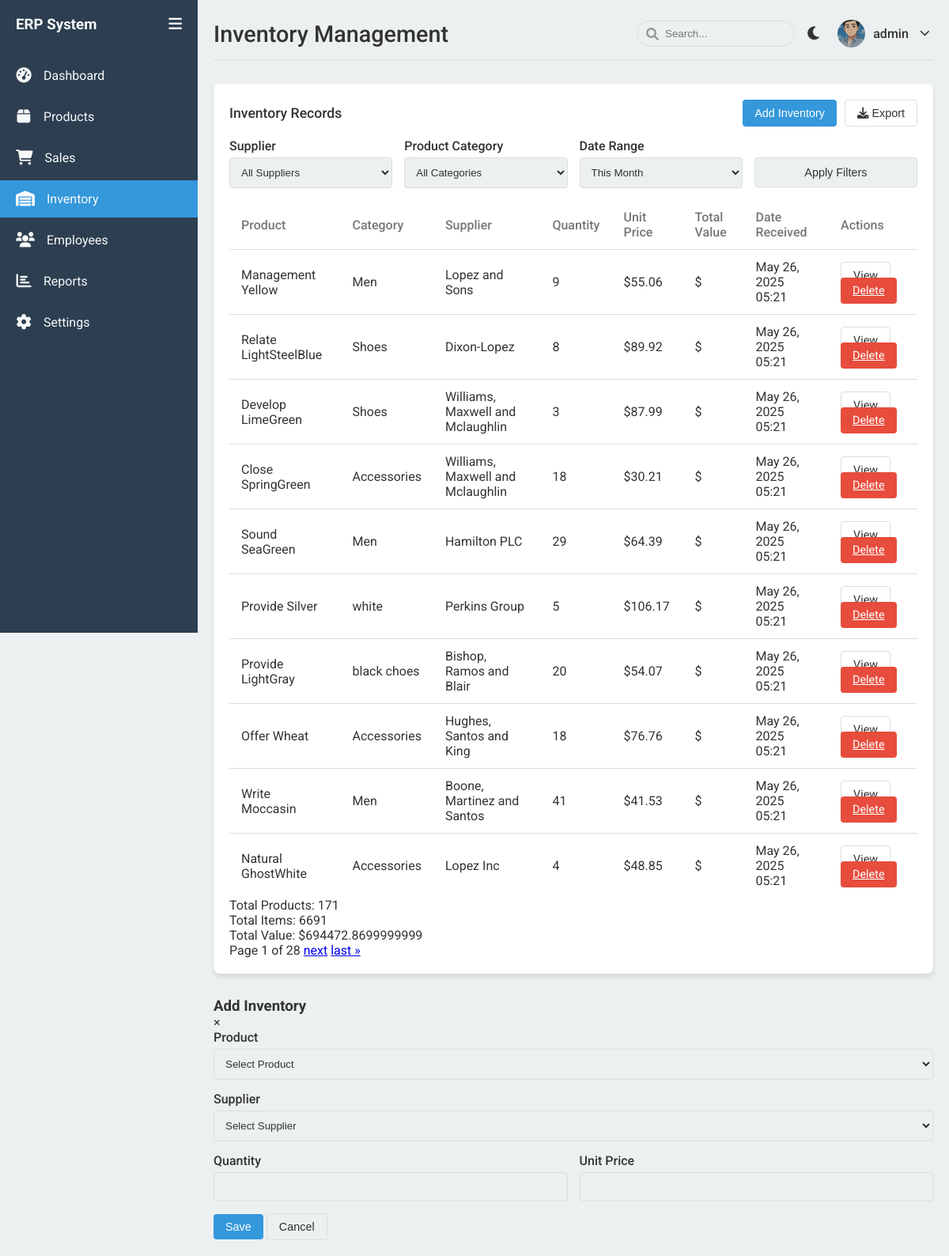
The page /inventory/ (signed in) on the database as committed earlier.
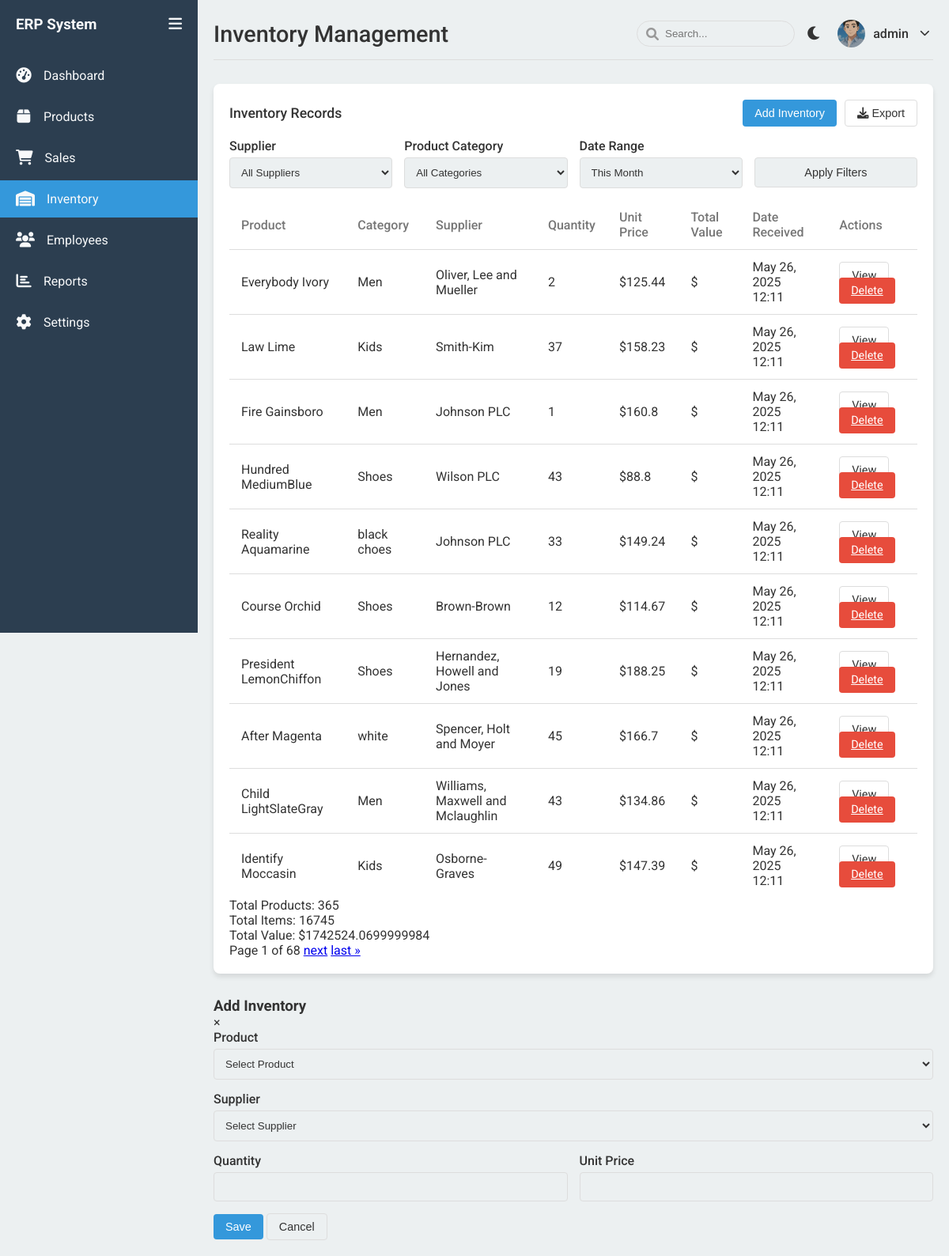
The same page on the database as committed later.
### main/models.py (models this page shows, shortened)
class Inventory(models.Model):
    product = models.ForeignKey(Product, on_delete=models.CASCADE)
    supplier = models.ForeignKey(Supplier, on_delete=models.CASCADE)
    quantity = models.IntegerField()
    unit_price = models.FloatField()
    date_received = models.DateTimeField(auto_now_add=True)
    class Meta:
        verbose_name_plural = "Inventories"

class Product(models.Model):
    name = models.CharField(max_length=100)
    category = models.ForeignKey(Category, on_delete=models.CASCADE)
    size = models.CharField(max_length=20, blank=True, null=True)
    color = models.CharField(max_length=50, blank=True, null=True)
    price = models.FloatField()
    stock_quantity = models.IntegerField(default=0)
    created_at = models.DateTimeField(auto_now_add=True)
    updated_at = models.DateTimeField(auto_now=True)

class Category(models.Model):
    name = models.CharField(max_length=100)
    class Meta:
        verbose_name_plural = "Categories"

class Supplier(models.Model):
    name = models.CharField(max_length=100)
    contact_person = models.CharField(max_length=100)
    phone = models.CharField(max_length=20)
    email = models.EmailField()
    address = models.TextField()

### main/views.py (the view, shortened to what this page needs)
@login_required
def inventory(request):
    supplier_id = request.GET.get('supplier')
    category_id = request.GET.get('category')
    date_range = request.GET.get('date_range')
    start_date = request.GET.get('start_date')
    end_date = request.GET.get('end_date')
    inventories_list = Inventory.objects.select_related('product', 'supplier', 'product__category').all()
    if supplier_id:
        inventories_list = inventories_list.filter(supplier_id=supplier_id)
    if category_id:
        inventories_list = inventories_list.filter(product__category_id=category_id)
    if start_date and end_date:
        inventories_list = inventories_list.filter(date_received__date__gte=start_date, date_received__date__lte=end_date)
    total_products = inventories_list.values('product').distinct().count()
    total_items = inventories_list.aggregate(Sum('quantity'))['quantity__sum'] or 0
    total_value = 0
    for inventory in inventories_list:
        inventory.total_value = inventory.quantity * inventory.unit_price
        total_value += inventory.total_value
    paginator = Paginator(inventories_list.order_by('-date_received'), 10)
    page = request.GET.get('page', 1)
    inventories = paginator.get_page(page)
    suppliers = Supplier.objects.all()
    categories = Category.objects.all()
    all_products = Product.objects.all()
    context = {
        'inventories': inventories,
        'suppliers': suppliers,
        'categories': categories,
        'all_products': all_products,
        'total_products': total_products,
        'total_items': total_items,
        'total_value': total_value,
    }
    return render(request, 'main/inventory.html', context)

### main/templates/main/inventory.html (shortened to what the changed rows need)
{% extends 'main/base.html' %}
{% load static %}
{% block header_title %}Inventory Management{% endblock %}
{% block content %}
<div class="table-container">
    <table>
        <thead>
            <tr>
                <th>Product</th>
                <th>Category</th>
                <th>Supplier</th>
                <th>Quantity</th>
                <th>Unit Price</th>
                <th>Total Value</th>
                <th>Date Received</th>
                <th>Actions</th>
            </tr>
        </thead>
        <tbody>
            {% for inventory in inventories %}
            <tr>
                <td>{{ inventory.product.name }}</td>
                <td>{{ inventory.product.category.name }}</td>
                <td>{{ inventory.supplier.name }}</td>
                <td>{{ inventory.quantity }}</td>
                <td>${{ inventory.unit_price }}</td>
                <td>${{ inventory.total_value }}</td>
                <td>{{ inventory.date_received|date:"M d, Y H:i" }}</td>
                <td>
                    <a href="{% url 'view_inventory' inventory.id %}" class="btn btn-outline btn-sm">View</a>
                    <a href="{% url 'delete_inventory' inventory.id %}" class="btn btn-danger btn-sm">Delete</a>
                </td>
            </tr>
            {% empty %}
            <tr>
                <td colspan="8" style="text-align: center;">No inventory records found</td>
            </tr>
            {% endfor %}
        </tbody>
    </table>
    <div class="inventory-summary">
        <div class="summary-item">
            <span class="summary-label">Total Products:</span>
            <span class="summary-value">{{ total_products }}</span>
        </div>
        <div class="summary-item">
            <span class="summary-label">Total Items:</span>
            <span class="summary-value">{{ total_items }}</span>
        </div>
        <div class="summary-item">
            <span class="summary-label">Total Value:</span>
            <span class="summary-value">${{ total_value }}</span>
        </div>
    </div>
    <div class="pagination">
        <span class="step-links">
            <span class="current">
                Page {{ inventories.number }} of {{ inventories.paginator.num_pages }}
            </span>
            {% if inventories.has_next %}
                <a href="?page={{ inventories.next_page_number }}">next</a>
                <a href="?page={{ inventories.paginator.num_pages }}">last &raquo;</a>
            {% endif %}
        </span>
    </div>
</div>
{% endblock %}

Rows that differ between the two databases and show on the page:
no longer on this page (row unchanged): Inventory: product.name "Management Yellow", product.category.name "Men", supplier.name "Lopez and Sons", quantity "9", unit_price "55.06", date_received "May 26, 2025 05:21"
no longer on this page (row unchanged): Inventory: product.name "Relate LightSteelBlue", product.category.name "Shoes", supplier.name "Dixon-Lopez", quantity "8", unit_price "89.92", date_received "May 26, 2025 05:21"
no longer on this page (row unchanged): Inventory: product.name "Develop LimeGreen", product.category.name "Shoes", supplier.name "Williams, Maxwell and Mclaughlin", quantity "3", unit_price "87.99", date_received "May 26, 2025 05:21"
no longer on this page (row unchanged): Inventory: product.name "Close SpringGreen", product.category.name "Accessories", supplier.name "Williams, Maxwell and Mclaughlin", quantity "18", unit_price "30.21", date_received "May 26, 2025 05:21"
no longer on this page (row unchanged): Inventory: product.name "Sound SeaGreen", product.category.name "Men", supplier.name "Hamilton PLC", quantity "29", unit_price "64.39", date_received "May 26, 2025 05:21"
no longer on this page (row unchanged): Inventory: product.name "Provide Silver", product.category.name "white", supplier.name "Perkins Group", quantity "5", unit_price "106.17", date_received "May 26, 2025 05:21"
no longer on this page (row unchanged): Inventory: product.name "Provide LightGray", product.category.name "black choes", supplier.name "Bishop, Ramos and Blair", quantity "20", unit_price "54.07", date_received "May 26, 2025 05:21"
no longer on this page (row unchanged): Inventory: product.name "Offer Wheat", product.category.name "Accessories", supplier.name "Hughes, Santos and King", quantity "18", unit_price "76.76", date_received "May 26, 2025 05:21"
no longer on this page (row unchanged): Inventory: product.name "Write Moccasin", product.category.name "Men", supplier.name "Boone, Martinez and Santos", quantity "41", unit_price "41.53", date_received "May 26, 2025 05:21"
no longer on this page (row unchanged): Inventory: product.name "Natural GhostWhite", product.category.name "Accessories", supplier.name "Lopez Inc", quantity "4", unit_price "48.85", date_received "May 26, 2025 05:21"
added Inventory: product.name "Everybody Ivory", product.category.name "Men", supplier.name "Oliver, Lee and Mueller", quantity "2", unit_price "125.44", date_received "May 26, 2025 12:11"
added Inventory: product.name "Law Lime", product.category.name "Kids", supplier.name "Smith-Kim", quantity "37", unit_price "158.23", date_received "May 26, 2025 12:11"
added Inventory: product.name "Fire Gainsboro", product.category.name "Men", supplier.name "Johnson PLC", quantity "1", unit_price "160.8", date_received "May 26, 2025 12:11"
added Inventory: product.name "Hundred MediumBlue", product.category.name "Shoes", supplier.name "Wilson PLC", quantity "43", unit_price "88.8", date_received "May 26, 2025 12:11"
added Inventory: product.name "Reality Aquamarine", product.category.name "black choes", supplier.name "Johnson PLC", quantity "33", unit_price "149.24", date_received "May 26, 2025 12:11"
added Inventory: product.name "Course Orchid", product.category.name "Shoes", supplier.name "Brown-Brown", quantity "12", unit_price "114.67", date_received "May 26, 2025 12:11"
added Inventory: product.name "President LemonChiffon", product.category.name "Shoes", supplier.name "Hernandez, Howell and Jones", quantity "19", unit_price "188.25", date_received "May 26, 2025 12:11"
added Inventory: product.name "After Magenta", product.category.name "white", supplier.name "Spencer, Holt and Moyer", quantity "45", unit_price "166.7", date_received "May 26, 2025 12:11"
added Inventory: product.name "Child LightSlateGray", product.category.name "Men", supplier.name "Williams, Maxwell and Mclaughlin", quantity "43", unit_price "134.86", date_received "May 26, 2025 12:11"
added Inventory: product.name "Identify Moccasin", product.category.name "Kids", supplier.name "Osborne-Graves", quantity "49", unit_price "147.39", date_received "May 26, 2025 12:11"
Other text that changed with them:
{{ total_products }}: "171" → "365"
{{ total_items }}: "6691" → "16745"
{{ total_value }}: "694472.8699999999" → "1742524.0699999984"
{{ inventories.paginator.num_pages }}: "28" → "68"
